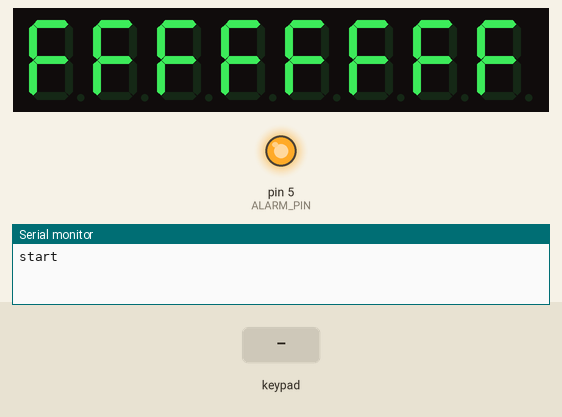
Simulated run of this sketch. Board: Arduino Uno, built with avr-gcc and run on an emulated ATmega328P. Parts: 8-digit seven-segment display, output pins drawn as LEDs (lit = HIGH), the last lines printed to the serial monitor. Wiring (inferred from the signals the program sends): 4×3 keypad with keys 1 2 3 4 5 6 7 8 9 * 0 # (labels assumed): rows pin 9, pin 13, pin 11, pin 10; columns pin 6, pin 7, pin 8. The test bench sets the inputs (shaded band). Pins used as bus, display or sensor lines are not drawn.

Above: at 1.2 s.
1.3 s: keypad keys 9 9 9 9 pressed 0.4 s apart
At 3.5 s:
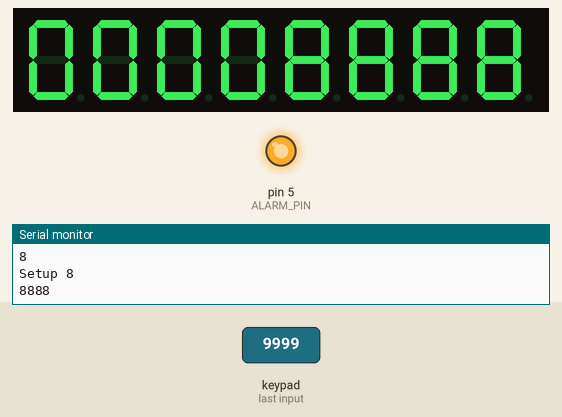
4.4 s: key '1' pressed
At 5.0 s:
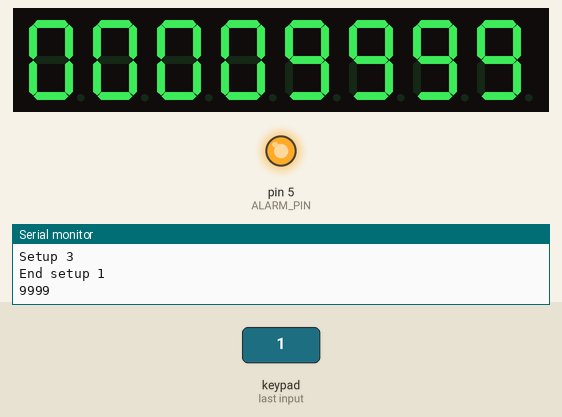
5.9 s: key '2' pressed
At 6.6 s:
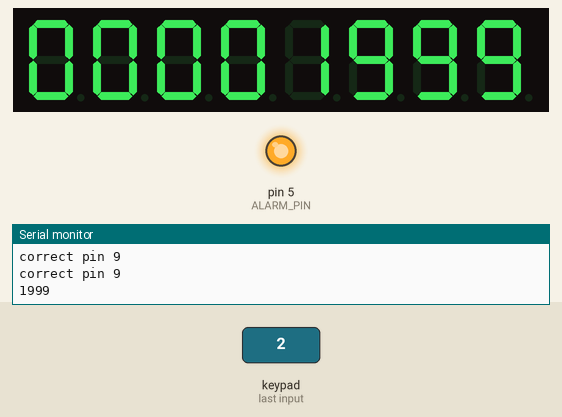
7.4 s: keypad keys 9 9 9 9 # pressed 0.4 s apart
At 8.36 s:
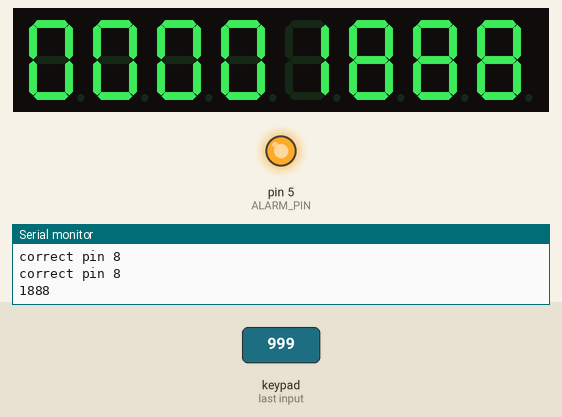
10.9 s: keypad keys 9 9 9 9 * pressed 0.4 s apart
At 11.68 s:
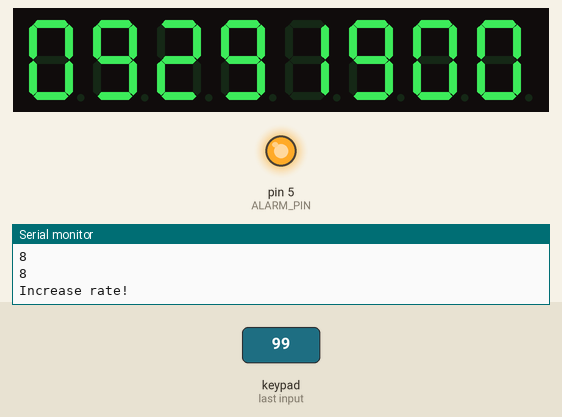
Timing chart, 0 to 13.9 s (numbered marks = the images above; inputs shaded):
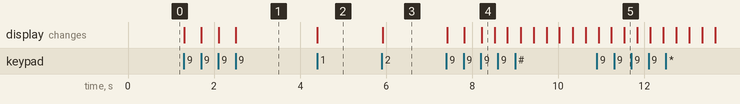

Measured:
- after the input at 1.3 s, the display: first changes at once (image 1 shows a later state)
- after the input at 4.4 s, the display: changes at once (image 2)
- after the input at 5.9 s, the display: changes at once (image 3)
- after the input at 7.4 s, the display: first changes at once (image 4 shows a later state)

The sketch:

EscapeRoomBomb.ino
```cpp
#include "Display.h"
#include "BombTimer.h"
#include "Keyboard.h"
#include "BombTime.h"

#define ALARM_PIN 5

#define PIN_ERASE_INTERVAL 1000

char rows[] = {9, 13, 11, 10};
char cols[] = {7, 8, 6};

void KeyPressed(BYTE key);

Keyboard keyboard(rows,
                  cols,
                  &KeyPressed);

Display display(A0, A2, A1);
BombTimer *bombTimer;

BYTE insertedKeys[4];
BYTE correctPin[] = {9, 9, 9, 9};
BYTE insertedKeysCount = 0;

BYTE initialTime[8];
BYTE initialTimeCount = 0;
BYTE setupMode = 1;

DWORD lastKeyPress;

void setup() {
  Serial.begin(9600);
  Serial.println("start");
  pinMode(ALARM_PIN, OUTPUT);
  digitalWrite(ALARM_PIN, HIGH);
  bombTimer = new BombTimer();
  bombTimer->SetTimer();


  keyboard.Start();
  bombTimer->TurnOn();
  bombTimer->StopBombTimer();

  display.Write(0xFFFFFFFF);

}

void loop() {
  if (!setupMode)
  {
    ITime* bombTime;

    bombTime = bombTimer->GetBombTime();
    display.Write(bombTime);

    if (0 == bombTime->GetTotalMiliSeconds())
    {
      display.Write(bombTime);

      Serial.println("make high");
      digitalWrite(ALARM_PIN, LOW);
      bombTimer->Delay(2000);
      Serial.println("make LOW");
      digitalWrite(ALARM_PIN, HIGH);

      //infinite loop
      while (1);
    }


  }
  //display.WriteInDecimal(1234567);

}

void SetupMode(DWORD Key)
{
  Serial.print("Setup ");
  Serial.println(Key);
  DWORD number;

  number = 0;
  if (1 == setupMode)
  {
    initialTime[initialTimeCount++] = Key;
    for (int i = 0; i < initialTimeCount; i++)
    {
      number *= 10;
      number += initialTime[i];
    }

    if (4 < initialTimeCount)
    {
      DWORD seconds;

      seconds = 0;

      seconds = initialTime[3] * 10 + initialTime[4];
      seconds += (initialTime[1] * 10 + initialTime[2]) * 60;
      seconds += (initialTime[0]) * 60 * 60;

      bombTimer->GetBombTime()->SetTime(seconds);
      setupMode = 2;
      insertedKeysCount = 0;
      number = 9999;
      Serial.println("End setup 1");
    }
  }
  else if (2 == setupMode)
  {
    correctPin[insertedKeysCount++] = Key;
    for (int i = 0; i < 4; i++)
    {
      number *= 10;
      number += correctPin[i];

      Serial.print("correct pin ");
      Serial.println(correctPin[i]);
    }

    if (3 < insertedKeysCount)
    {
      setupMode = 0;
      insertedKeysCount = 0;
      bombTimer->StartBombTimer();
    }
  }

  Serial.println(number);
  display.WriteInDecimal(number);

}

void KeyPressed(BYTE Key)
{
  if (PIN_ERASE_INTERVAL < (bombTimer->GetUpTime()->GetTotalMiliSeconds() - lastKeyPress))
  {
    insertedKeysCount = 0;
  }

  lastKeyPress = bombTimer->GetUpTime()->GetTotalMiliSeconds();
  Serial.println(Key);
  if (setupMode)
  {
    if (11 == Key)
    {
      Key = 0;
    }

    SetupMode(Key);
    return;
  }

  insertedKeys[insertedKeysCount++] = Key;
  if (4 == insertedKeysCount)
  {
    BYTE isPinCorrect = 1;

    for (int i = 0; i < 4; i++)
    {
      if (correctPin[i] != insertedKeys[i])
      {
        isPinCorrect = 0;
      }
    }

    if (isPinCorrect)
    {
      Serial.println("Done!");
      bombTimer->StopBombTimer();
    }
    else
    {
      Serial.println("Increase rate!");
      bombTimer->GetBombTime()->IncreaseRate(3);
    }


    insertedKeysCount = 0;
  }


}
```

BombTime.cpp
```cpp
#include "BombTime.h"

BombTime::BombTime()
	: BombTime(1)
{

}

BombTime::BombTime(DWORD Rate)
	: BombTime(1 * 60 * 60, Rate)
{
}

BombTime::BombTime(DWORD Seconds, DWORD Rate)
{
	SetTime(Seconds);
	_increaseRate = Rate;
}

void BombTime::AddMiliSeconds(DWORD MiliSeconds)
{
	if (_miliSeconds < 60000
		&& ((int)_miliSeconds < (int)(MiliSeconds * _increaseRate)))
	{
		_miliSeconds = 0;
	}
	else
	{
		_miliSeconds += MiliSeconds * _increaseRate;
	}

}

void BombTime::Stop()
{
	_increaseRate = 0;
}

void BombTime::IncreaseRate(DWORD IncrementValue)
{
	_increaseRate += IncrementValue;
}
```

BombTime.h
```cpp
#pragma once

#include "Types.h"
#include "Time.h"
#include <Arduino.h>

class BombTime:
	public Time
{
public:
	BombTime();
	BombTime(DWORD);
	BombTime(DWORD, DWORD);


	void AddMiliSeconds(DWORD);

	void Stop();
	void IncreaseRate(DWORD);

private:
	DWORD _increaseRate;
};
```

BombTimer.cpp
```cpp
#include "BombTimer.h"

BombTimer* BombTimer::_instance = 0;

BombTimer* BombTimer::GetInstance()
{
	return _instance;
}

BombTimer::BombTimer()
	: Timer()
{
	_pBombTime = new BombTime();

	_isBombTimerOn = 1;

	_instance = this;
}

BombTime* BombTimer::GetBombTime()
{
	return _pBombTime;
}

void BombTimer::TimerEvent()
{
	//every 32 miliseconds
	_timerTicks++;
	_pUpTime->AddMiliSeconds(1);

	if (1 == _isBombTimerOn)
	{
		_pBombTime->AddMiliSeconds(-1);
	}

	if (0 == _pBombTime->GetTotalSeconds())
	{
		_pBombTime->SetTime(0);
		StopBombTimer();


	}
}

void BombTimer::StartBombTimer()
{
	_isBombTimerOn = 1;
}

void BombTimer::StopBombTimer()
{
	_isBombTimerOn = 0;
}

ISR(TIMER0_COMPA_vect) { //timer0 interrupt 2kHz toggles pin 8
						 //generates pulse wave of frequency 2kHz/2 = 1kHz (takes two cycles for full wave- toggle high then toggle low)
	BombTimer* pInstance;

	pInstance = 0;

	pInstance = BombTimer::GetInstance();
	if (pInstance)
	{
		pInstance->TimerEvent();
	}

}
```

BombTimer.h
```cpp
#include "Arduino.h"
#include "BombTime.h"
#include "Timer.h"


class BombTimer
	: public Timer
{
public:
	BombTimer();
	static BombTimer* GetInstance();

	BombTime* GetBombTime();

	void TimerEvent();
	void StartBombTimer();
	void StopBombTimer();
private:
	static BombTimer *_instance;

	BYTE _isBombTimerOn;

	BombTime* _pBombTime;
};
```

Display.cpp
```cpp
#include "Display.h"


Display::Display(WORD DataIn, WORD Clk, WORD Cs)
{
	_pLedControl = new LedControl(DataIn,
		Clk,
		Cs,
		1//we have only one display
	);


	//The MAX72XX is in power-saving mode on startup, we have to do a wakeup call
	_pLedControl->shutdown(0, false);
	/* Set the brightness to a medium values */
	_pLedControl->setIntensity(0, 8);
	/* and clear the display */
	_pLedControl->clearDisplay(0);
}

void Display::Write(DWORD Number)
{
	DWORD number;

	number = Number;

	for (BYTE i = 0; i < NUMBER_OF_CHARACTERS; i++)
	{
		_pLedControl->setDigit(DISPLAY_ADDRESS,
			i,
			number & ((1 << 4) - 1),
			false
		);

		number = number >> 4;
	}
}

void Display::WriteInDecimal(DWORD Number)
{
	DWORD number;
	BYTE displayed[8] = { 0 };
	BYTE charCount;

	number = Number;
	charCount = 0;

	while (0 < number)
	{
		displayed[charCount] += number % 10;
		charCount++;

		number /= 10;
	}

	for (BYTE i = 0; i < NUMBER_OF_CHARACTERS; i++)
	{
		_pLedControl->setDigit(DISPLAY_ADDRESS,
			i,
			displayed[i],
			false
		);
	}
}

void Display::Write(ITime *time)
{
	DWORD number;

	number = 0;

	number = time->GetHours();
	number *= 100;

	number += time->GetMinutes();
	number *= 100;

	number += time->GetSeconds();
	number *= 100;

	number += time->GetMiliSeconds();


	WriteInDecimal(number);
}

void Display::Flush()
{

}
```

Display.h
```cpp
#pragma once

#include "Types.h"
#include "LedControl.h"
#include "Time.h"

#define NUMBER_OF_CHARACTERS 8
#define DISPLAY_ADDRESS 0

class Display
{
public:
	Display(WORD, WORD, WORD);

	void Write(DWORD);
	void WriteInDecimal(DWORD);
	void Write(ITime*);
	void Flush();

private:
	DWORD _number;

	LedControl *_pLedControl;
};
```

ITime.h
```cpp
#pragma once

#include "Types.h"
#include <Arduino.h>

class ITime
{
public:
	virtual BYTE GetHours() = 0;
	virtual BYTE GetMinutes() = 0;
	virtual BYTE GetSeconds() = 0;
	virtual BYTE GetMiliSeconds() = 0;

	virtual DWORD GetTotalSeconds() = 0;
	virtual DWORD GetTotalMiliSeconds() = 0;
};
```

Keyboard.cpp
```cpp
#include "Keyboard.h"

Keyboard* Keyboard::_instance = 0;

Keyboard::Keyboard(BYTE* PRows,
	BYTE* PCols,
	void(*Event)(BYTE))
{
	_pKeyPressedEvent = Event;

	for (int i = 0; i < ROWS; i++)
	{
		_pRows[i] = PRows[i];

		pinMode(_pRows[i], INPUT_PULLUP);
	}

	for (int i = 0; i < COLS; i++)
	{
		_pCols[i] = PCols[i];
		pinMode(_pCols[i], OUTPUT);
	}

	//stop interrupts
	cli();

	// set entire TCCR2A register to 0
	TCCR2A = 0;
	// same for TCCR2B
	TCCR2B = 0;
	//initialize counter value to 0
	TCNT2 = 0;
	// frequency will be 49.7Hz
	OCR2A = 156;
	// turn on CTC mode
	TCCR2A |= (1 << WGM21);
	// Set CS01 and CS00 bits for 64 prescaler
	TCCR2B |= (1 << CS22);
	TCCR2B |= (1 << CS20);

	Stop();

	//allow interrupts
	sei();

	_instance = this;
}

Keyboard* Keyboard::GetInstance()
{
	return _instance;
}

void Keyboard::Start()
{
	TIMSK2 |= (1 << OCIE2A);
}

void Keyboard::Stop()
{
	TIMSK2 &= 0xFF ^ (1 << OCIE2A);
}

BYTE Keyboard::GetKey(BYTE Row,
	BYTE Col)
{
	return (Row * 3) + (Col + 1);
}

void Keyboard::TimerEvent()
{
	BYTE wasKeyDetected;

	wasKeyDetected = 0;
	for (BYTE i = 0; i < COLS; i++)
	{
		digitalWrite(_pCols[i], LOW);
		for (BYTE j = 0; j < ROWS; j++)
		{
			if (!digitalRead(_pRows[j]))
			{
				BYTE key;

				wasKeyDetected = 1;

				key = GetKey(j,
					i);
				if (key == _lastKeyPressed)
				{
					continue;
				}

				_pKeyPressedEvent(key);

				_lastKeyPressed = key;

			}
		}
		digitalWrite(_pCols[i], HIGH);
	}

	if (!wasKeyDetected)
	{
		_lastKeyPressed = 0;
	}
}

ISR(TIMER2_COMPA_vect) { //timer0 interrupt 2kHz toggles pin 8
						 //generates pulse wave of frequency 2kHz/2 = 1kHz (takes two cycles for full wave- toggle high then toggle low)
	Keyboard *pInstance;

	pInstance = Keyboard::GetInstance();
	if (!pInstance)
	{
		return;
	}

	pInstance->TimerEvent();
}
```

Keyboard.h
```cpp
#pragma once

#include <Arduino.h>
#include "Types.h"

#define ROWS 4
#define COLS 3

class Keyboard
{
public:
	Keyboard(BYTE*,
		BYTE*,
		void(*Event)(BYTE));

	static Keyboard* GetInstance();

	void Start();
	void Stop();

	void TimerEvent();

private:
	static Keyboard* _instance;
	BYTE _pRows[4];
	BYTE _pCols[4];
	BYTE _lastKeyPressed;

	void(*_pKeyPressedEvent)(BYTE);

	BYTE GetKey(BYTE,
		BYTE);

};
```

Time.cpp
```cpp
#include "Time.h"

Time::Time()
	: Time(0)
{

}

Time::Time(DWORD Seconds)
{
	_miliSeconds = Seconds * 100;
}

BYTE Time::GetHours()
{
	return ((_miliSeconds / (100ul * 60 * 60)) % 100);
}

BYTE Time::GetMinutes()
{
	return (_miliSeconds / (100ul * 60)) % 60;
}

BYTE Time::GetSeconds()
{
	return (_miliSeconds / (100ul)) % 60;
}

BYTE Time::GetMiliSeconds()
{
	return (_miliSeconds) % 100;
}

DWORD Time::GetTotalSeconds()
{
	return (_miliSeconds / (100ul));
}

DWORD Time::GetTotalMiliSeconds()
{
	return (_miliSeconds);
}

void Time::AddMiliSeconds(DWORD MiliSeconds)
{
	_miliSeconds += MiliSeconds;
}

void Time::SetTime(DWORD Seconds)
{
	_miliSeconds = Seconds * 100;
}
```

Time.h
```cpp
#pragma once

#include "Types.h"
#include <Arduino.h>
#include "ITime.h"

class Time
	: public ITime
{
public:
	Time();
	Time(DWORD);

	BYTE GetHours();
	BYTE GetMinutes();
	BYTE GetSeconds();
	BYTE GetMiliSeconds();

	DWORD GetTotalSeconds();
	DWORD GetTotalMiliSeconds();

	void AddMiliSeconds(DWORD);

	void SetTime(DWORD);

protected:
	DWORD _miliSeconds;
};
```

Timer.cpp
```cpp
#include "Timer.h"

Timer* Timer::_instance = 0;

Timer* Timer::GetInstance()
{
	if (!_instance)
	{
		_instance = new Timer();
	}

	return _instance;
}

Timer::Timer()
{
	_pUpTime = new Time();
}

void Timer::SetTimer()
{
	//stop interrupts
	cli();

	// set entire TCCR2A register to 0
	TCCR0A = 0;
	// same for TCCR2B
	TCCR0B = 0;
	//initialize counter value to 0
	TCNT0 = 0;
	// set compare match register for 2khz increments
	// frequency will be 31Hz
	OCR0A = 156;
	// turn on CTC mode
	TCCR0A |= (1 << WGM01);
	// Set CS01 and CS00 bits for 64 prescaler
	TCCR0B |= (1 << CS02);
	TCCR0B |= (1 << CS00);

	TurnOff();

	//allow interrupts
	sei();
}

void Timer::TurnOn()
{
	//enable timer compare interrupt
	TIMSK0 |= (1 << OCIE0A);
}

void Timer::TurnOff()
{
	//disable timer compare interrupt
	TIMSK0 &= 0xFF ^ (1 << OCIE0A);

	_timerTicks = 0;
}

bool Timer::IsTimerOn()
{
	return (0 != (TIMSK0 & (1 << OCIE0A)));
}


void Timer::TimerEvent()
{
	//every 32 miliseconds
	_timerTicks++;
	_pUpTime->AddMiliSeconds(1);
}

DWORD Timer::GetTotalTimerTicks()
{
	return _timerTicks;
}

void Timer::Delay(DWORD miliSeconds)
{
	DWORD startTime;

	startTime = GetUpTime()->GetTotalMiliSeconds();

	while ((miliSeconds / 10) > (GetUpTime()->GetTotalMiliSeconds() - startTime))
	{
		/*Serial.print(GetUpTime()->GetTotalMiliSeconds());
		Serial.print(" ");
		Serial.print(GetUpTime()->GetTotalMiliSeconds() - startTime);
		Serial.print(" ");
		Serial.println(startTime);*/
		//digitalWrite(5, digitalRead(5) ^ 1);
		//Serial.print("-");
		///Serial.print("asd:");
		//Serial.print(_timerTicks / 10000);
		//Serial.println(_timerTicks % 10000);
		//wait
	}

}


Time* Timer::GetUpTime()
{
	return _pUpTime;
}

#ifndef TIMER_INHERITANCE

ISR(TIMER0_COMPA_vect) { //timer0 interrupt 2kHz toggles pin 8
						 //generates pulse wave of frequency 2kHz/2 = 1kHz (takes two cycles for full wave- toggle high then toggle low)
	Timer::GetInstance()->TimerEvent();
}

#endif // !TIMER_INHERITANCE
```

Timer.h
```cpp
#include "Arduino.h"
#include "Time.h"

#define TIMER_INHERITANCE


class Timer
{
public:
	static Timer* GetInstance();

	void SetTimer();

	void TurnOn();
	void TurnOff();
	bool IsTimerOn();

	void Delay(DWORD miliSeconds);

	void TimerEvent();

	DWORD Timer::GetTotalTimerTicks();
	Time* GetUpTime();

protected:
	Timer();
	DWORD _timerTicks;
	Time *_pUpTime;

private:
	static Timer *_instance;


};
```

Types.h
```cpp
#pragma once

#define DWORD unsigned long
#define WORD int

#define BYTE byte
```
